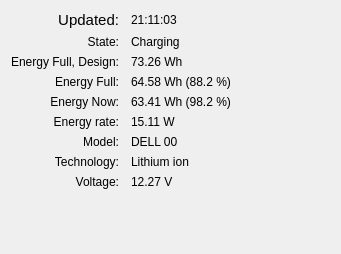
<?xml version="1.0" encoding="UTF-8"?>
<ui version="4.0">
 <class>BatteryInfo</class>
 <widget class="QFrame" name="BatteryInfo">
  <property name="geometry">
   <rect>
    <x>0</x>
    <y>0</y>
    <width>341</width>
    <height>254</height>
   </rect>
  </property>
  <property name="windowTitle">
   <string>Power Management</string>
  </property>
  <layout class="QFormLayout" name="formLayout">
   <property name="fieldGrowthPolicy">
    <enum>QFormLayout::AllNonFixedFieldsGrow</enum>
   </property>
   <property name="labelAlignment">
    <set>Qt::AlignRight|Qt::AlignTrailing|Qt::AlignVCenter</set>
   </property>
   <property name="horizontalSpacing">
    <number>12</number>
   </property>
   <item row="0" column="0">
    <widget class="QLabel" name="updatedCaption">
     <property name="font">
      <font>
       <pointsize>11</pointsize>
      </font>
     </property>
     <property name="text">
      <string>Updated:</string>
     </property>
     <property name="alignment">
      <set>Qt::AlignRight|Qt::AlignTrailing|Qt::AlignVCenter</set>
     </property>
    </widget>
   </item>
   <item row="0" column="1">
    <widget class="QLabel" name="updatedValue">
     <property name="text">
      <string notr="true">21:11:03</string>
     </property>
    </widget>
   </item>
   <item row="1" column="0">
    <widget class="QLabel" name="stateCaption">
     <property name="text">
      <string>State:</string>
     </property>
     <property name="alignment">
      <set>Qt::AlignRight|Qt::AlignTrailing|Qt::AlignVCenter</set>
     </property>
    </widget>
   </item>
   <item row="1" column="1">
    <widget class="QLabel" name="stateValue">
     <property name="text">
      <string notr="true">Charging</string>
     </property>
    </widget>
   </item>
   <item row="2" column="0">
    <widget class="QLabel" name="energyFullDesignCaption">
     <property name="text">
      <string>Energy Full, Design:</string>
     </property>
     <property name="alignment">
      <set>Qt::AlignRight|Qt::AlignTrailing|Qt::AlignVCenter</set>
     </property>
    </widget>
   </item>
   <item row="2" column="1">
    <widget class="QLabel" name="energyFullDesignValue">
     <property name="text">
      <string notr="true">73.26 Wh</string>
     </property>
    </widget>
   </item>
   <item row="3" column="0">
    <widget class="QLabel" name="energyFullCaption">
     <property name="text">
      <string>Energy Full:</string>
     </property>
     <property name="alignment">
      <set>Qt::AlignRight|Qt::AlignTrailing|Qt::AlignVCenter</set>
     </property>
    </widget>
   </item>
   <item row="3" column="1">
    <widget class="QLabel" name="energyFullValue">
     <property name="text">
      <string notr="true">64.58 Wh (88.2 %)</string>
     </property>
    </widget>
   </item>
   <item row="4" column="0">
    <widget class="QLabel" name="energyCaption">
     <property name="text">
      <string>Energy Now:</string>
     </property>
     <property name="alignment">
      <set>Qt::AlignRight|Qt::AlignTrailing|Qt::AlignVCenter</set>
     </property>
    </widget>
   </item>
   <item row="4" column="1">
    <widget class="QLabel" name="energyValue">
     <property name="text">
      <string notr="true">63.41 Wh (98.2 %)</string>
     </property>
    </widget>
   </item>
   <item row="5" column="0">
    <widget class="QLabel" name="energyRateCaption">
     <property name="text">
      <string>Energy rate:</string>
     </property>
     <property name="alignment">
      <set>Qt::AlignRight|Qt::AlignTrailing|Qt::AlignVCenter</set>
     </property>
    </widget>
   </item>
   <item row="5" column="1">
    <widget class="QLabel" name="energyRateValue">
     <property name="text">
      <string notr="true">15.11 W</string>
     </property>
    </widget>
   </item>
   <item row="6" column="0">
    <widget class="QLabel" name="modelCaption">
     <property name="text">
      <string>Model:</string>
     </property>
     <property name="alignment">
      <set>Qt::AlignRight|Qt::AlignTrailing|Qt::AlignVCenter</set>
     </property>
    </widget>
   </item>
   <item row="6" column="1">
    <widget class="QLabel" name="modelValue">
     <property name="text">
      <string notr="true">DELL 00</string>
     </property>
    </widget>
   </item>
   <item row="7" column="0">
    <widget class="QLabel" name="technologyCaption">
     <property name="text">
      <string>Technology:</string>
     </property>
     <property name="alignment">
      <set>Qt::AlignRight|Qt::AlignTrailing|Qt::AlignVCenter</set>
     </property>
    </widget>
   </item>
   <item row="7" column="1">
    <widget class="QLabel" name="technologyValue">
     <property name="text">
      <string notr="true">Lithium ion</string>
     </property>
    </widget>
   </item>
   <item row="8" column="0">
    <widget class="QLabel" name="voltageCaption">
     <property name="text">
      <string>Voltage:</string>
     </property>
     <property name="alignment">
      <set>Qt::AlignRight|Qt::AlignTrailing|Qt::AlignVCenter</set>
     </property>
    </widget>
   </item>
   <item row="8" column="1">
    <widget class="QLabel" name="voltageValue">
     <property name="text">
      <string notr="true">12.27 V</string>
     </property>
    </widget>
   </item>
  </layout>
 </widget>
 <resources/>
 <connections/>
</ui>
